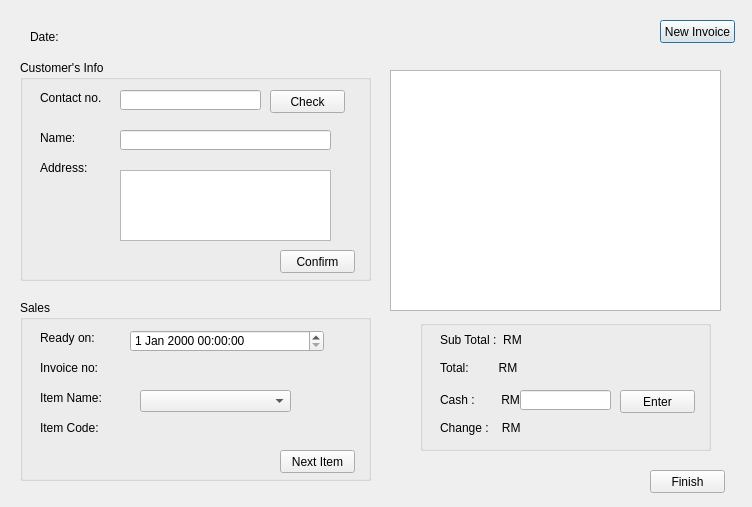
<?xml version="1.0" encoding="UTF-8"?>
<ui version="4.0">
 <class>InsertInvoice</class>
 <widget class="QDialog" name="InsertInvoice">
  <property name="geometry">
   <rect>
    <x>0</x>
    <y>0</y>
    <width>752</width>
    <height>507</height>
   </rect>
  </property>
  <property name="windowTitle">
   <string>Insert Invoice</string>
  </property>
  <property name="modal">
   <bool>true</bool>
  </property>
  <widget class="QLabel" name="label_5">
   <property name="geometry">
    <rect>
     <x>30</x>
     <y>30</y>
     <width>47</width>
     <height>13</height>
    </rect>
   </property>
   <property name="text">
    <string>Date:</string>
   </property>
  </widget>
  <widget class="QPushButton" name="newInvoiceButton">
   <property name="geometry">
    <rect>
     <x>660</x>
     <y>20</y>
     <width>75</width>
     <height>23</height>
    </rect>
   </property>
   <property name="text">
    <string>New Invoice</string>
   </property>
  </widget>
  <widget class="QTableView" name="invoicetableView">
   <property name="geometry">
    <rect>
     <x>390</x>
     <y>70</y>
     <width>331</width>
     <height>241</height>
    </rect>
   </property>
  </widget>
  <widget class="QPushButton" name="finishButton">
   <property name="geometry">
    <rect>
     <x>650</x>
     <y>470</y>
     <width>75</width>
     <height>23</height>
    </rect>
   </property>
   <property name="text">
    <string>Finish</string>
   </property>
  </widget>
  <widget class="QGroupBox" name="total_groupBox">
   <property name="geometry">
    <rect>
     <x>420</x>
     <y>320</y>
     <width>291</width>
     <height>131</height>
    </rect>
   </property>
   <property name="title">
    <string/>
   </property>
   <widget class="QLabel" name="label_11">
    <property name="geometry">
     <rect>
      <x>20</x>
      <y>10</y>
      <width>81</width>
      <height>20</height>
     </rect>
    </property>
    <property name="text">
     <string>Sub Total :  RM</string>
    </property>
   </widget>
   <widget class="QLabel" name="total">
    <property name="geometry">
     <rect>
      <x>120</x>
      <y>10</y>
      <width>91</width>
      <height>20</height>
     </rect>
    </property>
    <property name="text">
     <string/>
    </property>
   </widget>
   <widget class="QLabel" name="label_12">
    <property name="geometry">
     <rect>
      <x>20</x>
      <y>70</y>
      <width>81</width>
      <height>20</height>
     </rect>
    </property>
    <property name="text">
     <string>Cash :        RM</string>
    </property>
   </widget>
   <widget class="QLineEdit" name="cash_lineEdit">
    <property name="geometry">
     <rect>
      <x>100</x>
      <y>70</y>
      <width>91</width>
      <height>20</height>
     </rect>
    </property>
   </widget>
   <widget class="QLabel" name="changeLabel">
    <property name="geometry">
     <rect>
      <x>20</x>
      <y>100</y>
      <width>81</width>
      <height>16</height>
     </rect>
    </property>
    <property name="text">
     <string>Change :    RM</string>
    </property>
   </widget>
   <widget class="QLabel" name="change">
    <property name="geometry">
     <rect>
      <x>100</x>
      <y>100</y>
      <width>91</width>
      <height>20</height>
     </rect>
    </property>
    <property name="text">
     <string/>
    </property>
   </widget>
   <widget class="QPushButton" name="enterButton">
    <property name="geometry">
     <rect>
      <x>200</x>
      <y>70</y>
      <width>75</width>
      <height>23</height>
     </rect>
    </property>
    <property name="text">
     <string>Enter</string>
    </property>
   </widget>
   <widget class="QLabel" name="label_2">
    <property name="geometry">
     <rect>
      <x>20</x>
      <y>40</y>
      <width>81</width>
      <height>16</height>
     </rect>
    </property>
    <property name="text">
     <string>Total:         RM</string>
    </property>
   </widget>
   <widget class="QLabel" name="finalTotal">
    <property name="geometry">
     <rect>
      <x>110</x>
      <y>40</y>
      <width>81</width>
      <height>16</height>
     </rect>
    </property>
    <property name="text">
     <string/>
    </property>
   </widget>
  </widget>
  <widget class="QGroupBox" name="custInfo_groupBox">
   <property name="geometry">
    <rect>
     <x>20</x>
     <y>60</y>
     <width>351</width>
     <height>221</height>
    </rect>
   </property>
   <property name="title">
    <string>Customer's Info</string>
   </property>
   <widget class="QLabel" name="label_7">
    <property name="geometry">
     <rect>
      <x>20</x>
      <y>30</y>
      <width>61</width>
      <height>16</height>
     </rect>
    </property>
    <property name="text">
     <string>Contact no.:</string>
    </property>
   </widget>
   <widget class="QLineEdit" name="contactNolineEdit">
    <property name="geometry">
     <rect>
      <x>100</x>
      <y>30</y>
      <width>141</width>
      <height>20</height>
     </rect>
    </property>
   </widget>
   <widget class="QLabel" name="label_8">
    <property name="geometry">
     <rect>
      <x>20</x>
      <y>70</y>
      <width>61</width>
      <height>16</height>
     </rect>
    </property>
    <property name="text">
     <string>Name:</string>
    </property>
   </widget>
   <widget class="QLineEdit" name="custNamelineEdit">
    <property name="geometry">
     <rect>
      <x>100</x>
      <y>70</y>
      <width>211</width>
      <height>20</height>
     </rect>
    </property>
   </widget>
   <widget class="QLabel" name="label_9">
    <property name="geometry">
     <rect>
      <x>20</x>
      <y>100</y>
      <width>61</width>
      <height>16</height>
     </rect>
    </property>
    <property name="text">
     <string>Address:</string>
    </property>
   </widget>
   <widget class="QPushButton" name="confirmButton">
    <property name="geometry">
     <rect>
      <x>260</x>
      <y>190</y>
      <width>75</width>
      <height>23</height>
     </rect>
    </property>
    <property name="text">
     <string>Confirm</string>
    </property>
   </widget>
   <widget class="QTextEdit" name="custAddresstextEdit">
    <property name="geometry">
     <rect>
      <x>100</x>
      <y>110</y>
      <width>211</width>
      <height>71</height>
     </rect>
    </property>
   </widget>
   <widget class="QPushButton" name="checkButton">
    <property name="geometry">
     <rect>
      <x>250</x>
      <y>30</y>
      <width>75</width>
      <height>23</height>
     </rect>
    </property>
    <property name="text">
     <string>Check</string>
    </property>
   </widget>
  </widget>
  <widget class="QGroupBox" name="sales_groupBox">
   <property name="geometry">
    <rect>
     <x>20</x>
     <y>300</y>
     <width>351</width>
     <height>181</height>
    </rect>
   </property>
   <property name="title">
    <string>Sales</string>
   </property>
   <widget class="QLabel" name="label_6">
    <property name="geometry">
     <rect>
      <x>20</x>
      <y>30</y>
      <width>71</width>
      <height>16</height>
     </rect>
    </property>
    <property name="text">
     <string>Ready on:</string>
    </property>
   </widget>
   <widget class="QLabel" name="label">
    <property name="geometry">
     <rect>
      <x>20</x>
      <y>60</y>
      <width>81</width>
      <height>16</height>
     </rect>
    </property>
    <property name="text">
     <string>Invoice no:</string>
    </property>
   </widget>
   <widget class="QLabel" name="invoiceNo">
    <property name="geometry">
     <rect>
      <x>120</x>
      <y>60</y>
      <width>101</width>
      <height>16</height>
     </rect>
    </property>
    <property name="text">
     <string/>
    </property>
   </widget>
   <widget class="QLabel" name="label_3">
    <property name="geometry">
     <rect>
      <x>20</x>
      <y>90</y>
      <width>71</width>
      <height>16</height>
     </rect>
    </property>
    <property name="text">
     <string>Item Name:</string>
    </property>
   </widget>
   <widget class="QComboBox" name="itemNamecomboBox">
    <property name="geometry">
     <rect>
      <x>120</x>
      <y>90</y>
      <width>151</width>
      <height>22</height>
     </rect>
    </property>
   </widget>
   <widget class="QLabel" name="label_4">
    <property name="geometry">
     <rect>
      <x>20</x>
      <y>120</y>
      <width>61</width>
      <height>16</height>
     </rect>
    </property>
    <property name="text">
     <string>Item Code:</string>
    </property>
   </widget>
   <widget class="QLabel" name="itemCode">
    <property name="geometry">
     <rect>
      <x>120</x>
      <y>120</y>
      <width>111</width>
      <height>16</height>
     </rect>
    </property>
    <property name="text">
     <string/>
    </property>
   </widget>
   <widget class="QPushButton" name="nextItemButton">
    <property name="geometry">
     <rect>
      <x>260</x>
      <y>150</y>
      <width>75</width>
      <height>23</height>
     </rect>
    </property>
    <property name="text">
     <string>Next Item</string>
    </property>
   </widget>
   <widget class="QDateTimeEdit" name="readydateTimeEdit">
    <property name="geometry">
     <rect>
      <x>110</x>
      <y>30</y>
      <width>194</width>
      <height>22</height>
     </rect>
    </property>
   </widget>
  </widget>
  <widget class="QLabel" name="todayDateTime">
   <property name="geometry">
    <rect>
     <x>90</x>
     <y>30</y>
     <width>151</width>
     <height>16</height>
    </rect>
   </property>
   <property name="text">
    <string/>
   </property>
  </widget>
 </widget>
 <resources/>
 <connections/>
</ui>
